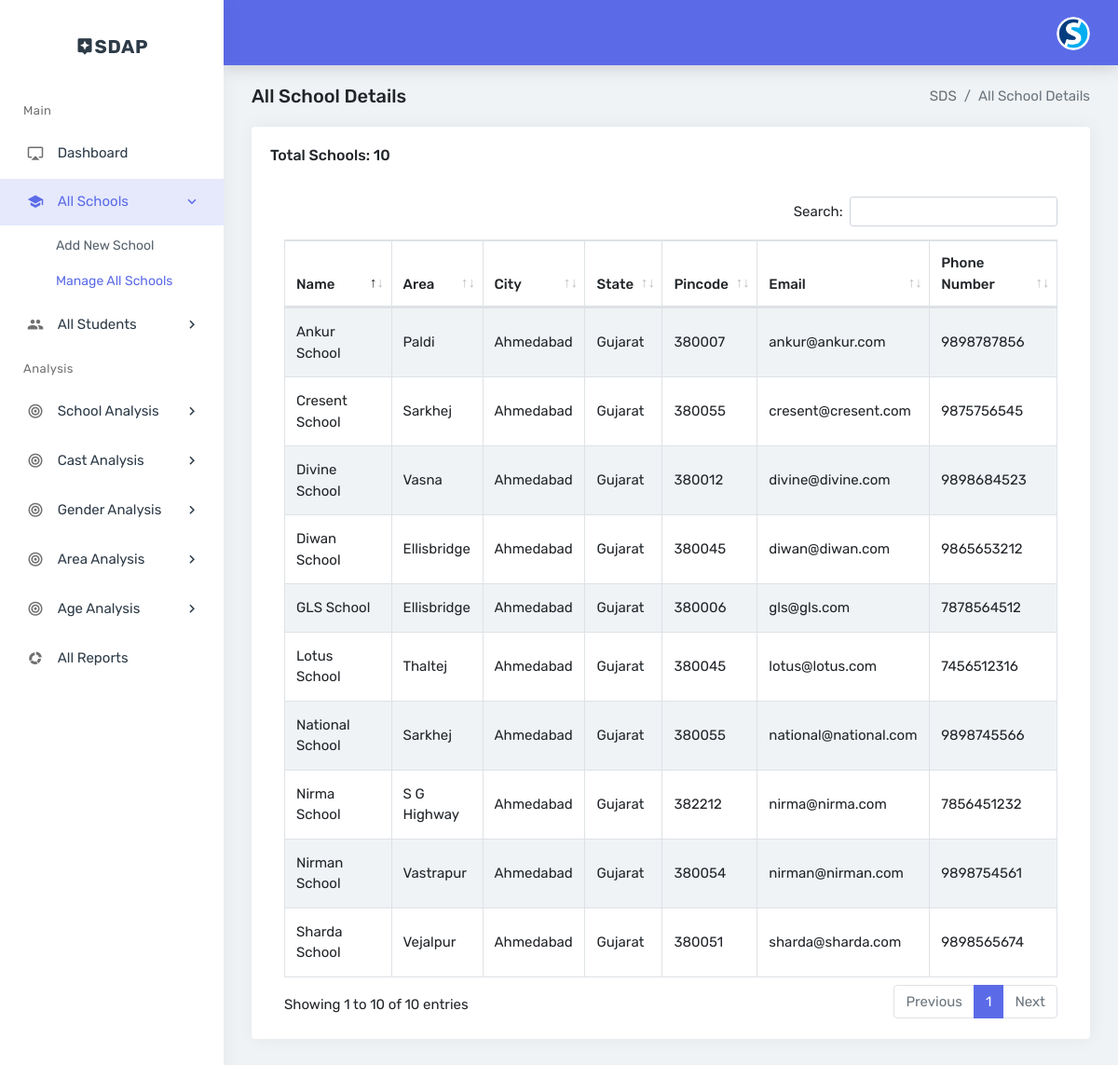
Screenshot of /admin/school.php (signed in) with the database file from the repository.
### tables this page shows
CREATE TABLE `school_details` (
  `school_id` int(10) NOT NULL,
  `name` varchar(30) DEFAULT NULL,
  `street` varchar(30) DEFAULT NULL,
  `area` varchar(30) DEFAULT NULL,
  `city` varchar(30) DEFAULT NULL,
  `state` varchar(30) DEFAULT NULL,
  `pincode` int(10) DEFAULT NULL,
  `email` varchar(50) DEFAULT NULL,
  `password` varchar(20) DEFAULT '12345678',
  `phone` bigint(20) DEFAULT NULL
);

### admin/school.php (the view, shortened to what this page needs)
<?php
include("../connection.php");
?>
<!DOCTYPE html>
<html>
<head>
        <link href="assets/plugins/morris/morris.css" rel="stylesheet">
        <link href="assets/css/bootstrap.min.css" rel="stylesheet" type="text/css">
        <link href="assets/css/icons.css" rel="stylesheet" type="text/css">
        <link href="assets/css/style.css" rel="stylesheet" type="text/css">
        <link href="assets/plugins/datatables/dataTables.bootstrap4.min.css" rel="stylesheet" type="text/css" />
        <link href="assets/plugins/datatables/buttons.bootstrap4.min.css" rel="stylesheet" type="text/css" />
        <link href="assets/plugins/datatables/responsive.bootstrap4.min.css" rel="stylesheet" type="text/css" />
    </head>
    <body class="fixed-left">
        <div id="wrapper">
            <div class="left side-menu">
                <div class="topbar-left">
                    <div class="text-center">
                        <a href="index.php" class="logo"><i class="mdi mdi-assistant"></i>SDAP</a>
                    </div>
                </div>
                <div class="sidebar-inner slimscrollleft">
                    <div id="sidebar-menu">
                        <ul>
                            <li class="menu-title">Main</li>
                            <li>
                                <a href="index.php" class="waves-effect">
                                    <i class="mdi mdi-airplay"></i>
                                    <span> Dashboard <span class="badge badge-pill badge-primary float-right"></span></span>
                                </a>
                            </li>
                            <li class="has_sub">
                                <a href="javascript:void(0);" class="waves-effect"><i class="mdi mdi-school"></i> <span>All Schools </span> <span class="float-right"><i class="mdi mdi-chevron-right"></i></span></a>
                                <ul class="list-unstyled">
                                    <li><a href="addschool.php">Add New School</a></li>
                                    <li><a href="school.php">Manage All Schools</a></li>
                                </ul>
                            </li>
                             <li class="has_sub">
                                <a href="javascript:void(0);" class="waves-effect"><i class="mdi mdi-account-multiple"></i> <span>All Students </span> <span class="float-right"><i class="mdi mdi-chevron-right"></i></span></a>
                            </li>
                            <li class="menu-title">Analysis</li>
                                   <li class="has_sub">
                                <a href="javascript:void(0);" class="waves-effect"><i class="mdi mdi-bullseye"></i> <span> School Analysis </span> <span class="float-right"><i class="mdi mdi-chevron-right"></i></span></a>
                            </li>
			<li class="has_sub">
                                <a href="javascript:void(0);" class="waves-effect"><i class="mdi mdi-bullseye"></i> <span> Cast Analysis </span> <span class="float-right"><i class="mdi mdi-chevron-right"></i></span></a>
                            </li>
			<li class="has_sub">
                                <a href="javascript:void(0);" class="waves-effect"><i class="mdi mdi-bullseye"></i> <span> Gender Analysis </span> <span class="float-right"><i class="mdi mdi-chevron-right"></i></span></a>
                            </li>
			    <li class="has_sub">
                                <a href="javascript:void(0);" class="waves-effect"><i class="mdi mdi-bullseye"></i> <span> Area Analysis </span> <span class="float-right"><i class="mdi mdi-chevron-right"></i></span></a>
                            </li>
			    <li class="has_sub">
                                <a href="javascript:void(0);" class="waves-effect"><i class="mdi mdi-bullseye"></i> <span> Age Analysis </span> <span class="float-right"><i class="mdi mdi-chevron-right"></i></span></a>
                            </li>
			<li>
                                <a href="report.php" class="waves-effect">
                                    <i class="mdi mdi-chart-arc"></i>
                                    <span>All Reports <span class="badge badge-pill badge-primary float-right"></span></span>
                                </a>
                            </li>
                        </ul>
                    </div>
                </div>
            </div>
            <div class="content-page">
                <div class="content">
                    <div class="topbar">
                        <nav class="navbar-custom">
                            <ul class="list-inline float-right mb-0">
                                <li class="list-inline-item dropdown notification-list">
                                    <a class="nav-link dropdown-toggle arrow-none waves-effect nav-user" data-toggle="dropdown" href="#" role="button"
                                       aria-haspopup="false" aria-expanded="false">
                                        <img src="assets/images/sdap.png" alt="user" class="rounded-circle">
                                    </a>
                                </li>
                            </ul>
                            <div class="clearfix"></div>
                        </nav>
                    </div>
                    <div class="page-content-wrapper ">
                        <div class="container-fluid">
                            <div class="row">
                                <div class="col-sm-12">
                                    <div class="page-title-box">
                                        <div class="btn-group float-right">
                                            <ol class="breadcrumb hide-phone p-0 m-0">
                                                <li class="breadcrumb-item"><a href="#">SDS</a></li>
                                                <li class="breadcrumb-item active">All School Details</li>
                                            </ol>
                                        </div>
                                        <h4 class="page-title">All School Details</h4>
                                    </div>
                                </div>
                            </div>
			    <?php
				$sql2 = "select count(*) from school_details";
				$result2 = mysqli_query($conn,$sql2);
				$row = mysqli_fetch_array($result2);
				$total = $row[0];
			?>
			 <div class="row">
                                <div class="col-12">
                                    <div class="card m-b-30">
                                        <div class="card-body">
                                            <h4 class="mt-0 header-title"><?php echo "Total Schools:"." ".$total.""; ?></h4> <br>
                                            <table id="datatable-buttons" class="table table-striped table-bordered" cellspacing="0" width="100%">
                                                <thead>
                                                <tr>
                                                    <th>Name</th>
                                                    <th>Area</th>
                                                    <th>City</th>
                                                    <th>State</th>
                                                    <th>Pincode</th>
                                                    <th>Email</th>
					<th>Phone Number</th>
                                                </tr>
                                                </thead>
                                                <tbody>
					<?php
                                                include("../connection.php");
						$sql = "select * from school_details";
						$result = mysqli_query($conn,$sql);
						while($row=mysqli_fetch_array($result))
						{
							extract($row);
							echo "<tr>";
							echo "<td> $name </td>";
							echo "<td> $area </td>";
							echo "<td> $city </td>";
							echo "<td> $state </td>";
							echo "<td> $pincode </td>";
							echo "<td> $email </td>";
							echo "<td> $phone </td>";
							echo "</tr>";
						}
					?>
                                                </tbody>
                                            </table>
                                        </div>
                                    </div>
                                </div>
                            </div>
    </body>
</html>

### admin/assets/css/style.css (style rules this page uses)
body { background: #eff3f6; font-family: "Rubik", sans-serif; margin: 0; font-size: 15px; }
html { overflow-x: hidden; position: relative; min-height: 100%; background: #eff3f6; }
h1, h2, h3, h4, h5, h6 { margin: 10px 0; }
h4 { line-height: 22px; }
* { outline: none !important; }
#wrapper { height: 100%; overflow: hidden; width: 100%; }
.breadcrumb { background-color: transparent; margin-bottom: 15px; margin-top: 5px; }
.p-0 { padding: 0; }
.m-0 { margin: 0; }
.m-b-30 { margin-bottom: 30px; }
.header-title { font-size: 16px; }
.waves-effect { position: relative; cursor: pointer; display: inline-block; overflow: hidden; -webkit-user-select: none; -moz-user-select: none; -ms-user-select: none; user-select: none; -webkit-tap-highlight-color: transparent; vertical-align: middle; z-index: 1; will-change: opacity, transform; -webkit-transition: all 0.3s ease-out; -moz-transition: all 0.3s ease-out; -o-transition: all 0.3s ease-out; -ms-transition: all 0.3s ease-out; transition: all 0.3s ease-out; }
.card { border: none; box-shadow: 1px 0px 20px rgba(0, 0, 0, 0.05); }
.table { margin-bottom: 10px; }
th { font-weight: 500; }
.table > tbody > tr > td, .table > tfoot > tr > td, .table > thead > tr > td { padding: 14px 12px; vertical-align: middle; }
.table-hover tbody tr:hover, .table-striped tbody tr:nth-of-type(odd), .thead-default th { background-color: #eff3f6; }
.logo { color: #2d3b48 !important; font-size: 20px; font-weight: 700; letter-spacing: .03em; line-height: 100px; text-transform: uppercase; }
.has_sub.nav-active i.mdi-chevron-right:before { content: "\F140"; }
.navbar-custom { background-color: #5b6be8; border: none; margin: -20px -25px 0 -25px; box-shadow: 1px 0px 20px rgba(0, 0, 0, 0.2); }
.notification-list { margin: 0 !important; }
.notification-list .nav-link { padding: 0 15px; line-height: 70px; }
.nav-user { margin: 0 15px 0 0; }
.nav-user img { height: 36px; width: 36px; }
.arrow-none:after { border: none; margin: 0; display: none; }
.menu-title { padding: 12px 25px !important; letter-spacing: .035em; pointer-events: none; cursor: default; font-size: 13px; color: #707070; }
.side-menu { bottom: 0; top: 0; width: 240px; -webkit-transition: all 0.4s ease-in-out; -moz-transition: all 0.4s ease-in-out; -o-transition: all 0.4s ease-in-out; transition: all 0.4s ease-in-out; background: #ffffff; position: absolute; z-index: 99; box-shadow: 1px 0px 20px rgba(0, 0, 0, 0.05); }
body.fixed-left .side-menu.left { bottom: 50px; height: 100%; margin-bottom: -70px; margin-top: 0; padding-bottom: 70px; position: fixed; }
.content-page { margin-left: 240px; overflow: hidden; min-height: 500px; }
.content-page > .content { margin-bottom: 63px; padding: 20px 25px 0 25px; -webkit-transition: all 0.4s ease-in-out; -moz-transition: all 0.4s ease-in-out; -o-transition: all 0.4s ease-in-out; transition: all 0.4s ease-in-out; }
.page-content-wrapper { margin: 0 -10px; }
.sidebar-inner { height: 100%; }
#sidebar-menu, #sidebar-menu ul, #sidebar-menu li, #sidebar-menu a { border: 0; font-weight: normal; line-height: 1; list-style: none; margin: 0; padding: 0; position: relative; text-decoration: none; }
#sidebar-menu { background-color: #ffffff; padding-bottom: 50px; width: 100%; }
#sidebar-menu ul ul { display: none; }
#sidebar-menu ul ul li { border-top: 0; }
#sidebar-menu ul ul li.active a { color: #5b6be8; }
#sidebar-menu ul ul a { color: rgba(45, 59, 72, 0.8); display: block; padding: 12px 25px 12px 60px; font-size: 14px; }
#sidebar-menu > ul > li > a { color: #2d3b48; display: block; padding: 16px 25px; margin: 3px 0; background-color: #ffffff; }
#sidebar-menu > ul > li > a span i { font-size: 18px; line-height: 16px; }
#sidebar-menu > ul > li.nav-active > a { background-color: #eff3f6; }
#sidebar-menu > ul > li > a > span { vertical-align: middle; }
#sidebar-menu > ul > li > a > i { display: inline-block; font-size: 18px; line-height: 17px; margin-left: 3px; margin-right: 10px; text-align: center; vertical-align: middle; width: 20px; color: #707070; }
#sidebar-menu > ul > li > a.active { color: #5b6be8; background-color: rgba(91, 107, 232, 0.15); }
#sidebar-menu > ul > li > a.active i { color: #5b6be8; }
#sidebar-menu > ul > li.nav-active > ul { display: block; }
.page-title-box { padding: 22px 0; }
.page-title-box .page-title { font-size: 20px; margin-bottom: 0; margin-top: 0; }
.page-title-box .breadcrumb .breadcrumb-item a { color: #707070; }

### rows the page displays
school_details: name "Ankur School", area "Paldi", city "Ahmedabad", state "Gujarat", pincode "380007", email "ankur@ankur.com", phone "9898787856"
school_details: name "Sharda School", area "Vejalpur", city "Ahmedabad", state "Gujarat", pincode "380051", email "sharda@sharda.com", phone "9898565674"
school_details: name "National School", area "Sarkhej", city "Ahmedabad", state "Gujarat", pincode "380055", email "national@national.com", phone "9898745566"
school_details: name "Cresent School", area "Sarkhej", city "Ahmedabad", state "Gujarat", pincode "380055", email "cresent@cresent.com", phone "9875756545"
school_details: name "GLS School", area "Ellisbridge", city "Ahmedabad", state "Gujarat", pincode "380006", email "gls@gls.com", phone "7878564512"
school_details: name "Nirma School", area "S G Highway", city "Ahmedabad", state "Gujarat", pincode "382212", email "nirma@nirma.com", phone "7856451232"
school_details: name "Lotus School", area "Thaltej", city "Ahmedabad", state "Gujarat", pincode "380045", email "lotus@lotus.com", phone "7456512316"
school_details: name "Divine School", area "Vasna", city "Ahmedabad", state "Gujarat", pincode "380012", email "divine@divine.com", phone "9898684523"
school_details: name "Nirman School", area "Vastrapur", city "Ahmedabad", state "Gujarat", pincode "380054", email "nirman@nirman.com", phone "9898754561"
school_details: name "Diwan School", area "Ellisbridge", city "Ahmedabad", state "Gujarat", pincode "380045", email "diwan@diwan.com", phone "9865653212"

### other values shown
$total "10"
